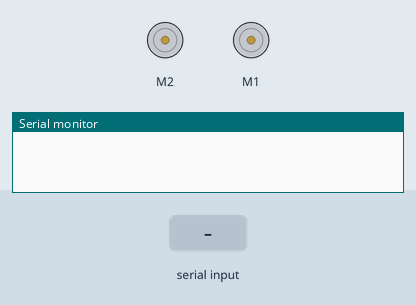
This sketch was run on a simulated Arduino Nano, built with avr-gcc and run on an emulated ATmega328P. Shown: 2 × DC motor (green arrow = forward, orange = backward, longer = faster), the last lines printed to the serial monitor. Inputs (shaded band) come from the test bench.

Above: at 1.2 s.
1.3 s: "fl\n" received over Serial
At 1.8 s:
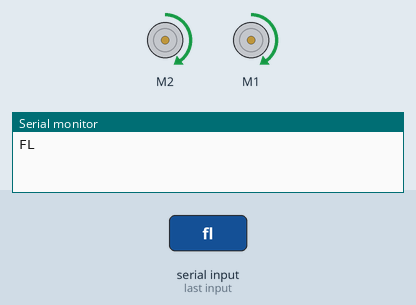
2.8 s: "b\n" received over Serial
At 4.0 s:
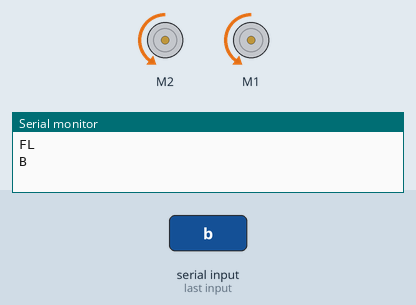
4.3 s: "l\n" received over Serial
At 4.7 s:
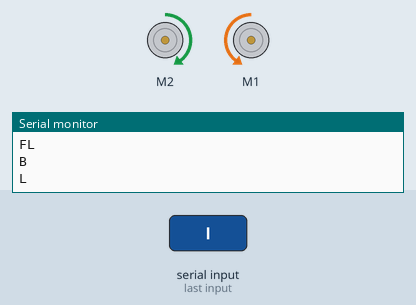
6.3 s: "r\n" received over Serial
At 6.7 s:
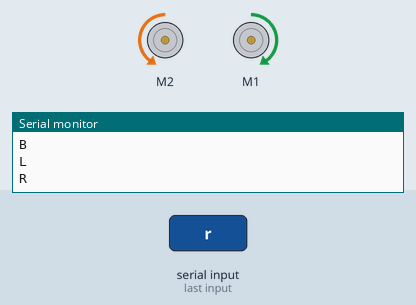
8.3 s: "s\n" received over Serial
At 9.5 s:
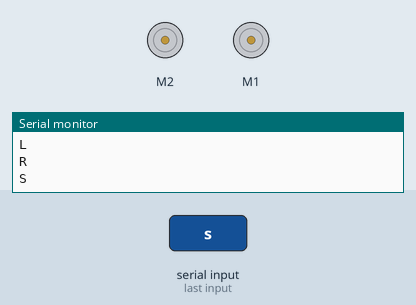
9.8 s: "f\n" received over Serial
At 10.6 s:
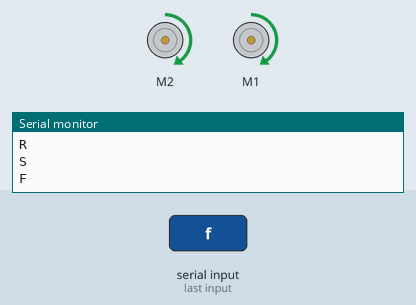
Timing chart, 0 to 12.3 s (numbered marks = the images above; inputs shaded):
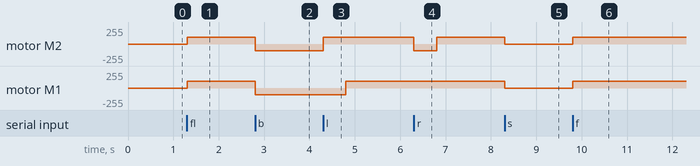

The sketch:

Exit_test_1.ino
```cpp
// Import The redbot h file
#include <RedBot.h>
// Define a macro for speed to simplify changing
// the speed of the robot wihin the code
#define SPEED 100
// Define a macro for the value of the proximity sensor reading when
// it detects a white trace
#define WHITE 50

// intiate IR Sensors
RedBotSensor Right_IR = RedBotSensor(A6);
RedBotSensor Left_IR = RedBotSensor(A7);
// intiate Motors
RedBotMotors motors;

void setup() {
  // put your setup code here, to run once:
  // Start a serial connection with baud rate 9600
  Serial.begin(9600);
}

void loop() {
  // put your main code here, to run repeatedly:
  // this part check if there is a message on the serial connection
  if (Serial.available() > 0) {
    // Read the message till you find '\n'
     String data = Serial.readStringUntil('\n');
     // if the received message is "fl" run the line follower function
     if (data == "fl"){
      line_follower();
      Serial.write("FL\n");
    }
    // if the received message is "f" move forward
    else if(data == "f"){
      forward();
      Serial.write("F\n");
    }
    // if the received message is "b" move backward
    else if(data == "b"){
      backward();
      Serial.write("B\n");
    }
    // if the received message is "l" run move left manuver
    else if(data == "l"){
      Serial.write("L\n");
      // move left for 0.5 second
      rotate_left();
      delay(500);
      // move forward for 0.5 seconds
      forward();
      delay(500);
    }
    // if the received message is "r" run move right manuver
    else if(data == "r"){
      Serial.write("R\n");
      // move right for 0.5 second
      rotate_right();
      delay(500);
      // move forward for 0.5 seconds
      forward();
      delay(500);
    }
    // if the received message is "s" stop
    else if(data == "s"){
      motors.stop();
      Serial.write("S\n");
    }
  }
}

// This function moves the robot forward
void forward(){
  motors.rightMotor(SPEED);
  motors.leftMotor(-SPEED);
}

// This function moves the robot backward
void backward(){
  motors.rightMotor(-SPEED);
  motors.leftMotor(SPEED);
}

// This function turn the robot left
void rotate_left(){
  motors.pivot(-SPEED);
}

// This function turns the robot right
void rotate_right(){
  motors.pivot(SPEED);
}


// This function makes the robot follow the black line and avoid
// the white trace
void line_follower() {
  // if both sensors read black road.
  // Move forward
  if(Right_IR.read() > WHITE && Left_IR.read() > WHITE)
    {
      forward();
    }
    // if the right sensor detects white trace and left sensor
    // detects black road.
    // Turn left
    else if(Right_IR.read() < WHITE && Left_IR.read() > WHITE)
    {
     rotate_left();
    }
    // if the right sensor detects black road and left sensor
    // detects white trace.
    // Turn right
    else if (Right_IR.read() > WHITE && Left_IR.read() < WHITE)
    {
     rotate_right();
    }
    // if both sensors detect white trace it means that the robot is
    // outside of the road.
    // Stop the robot
    else if(Right_IR.read() < WHITE && Left_IR.read() < WHITE)
    {
     motors.stop();
    }
}
```

Measured:
- after the input at 1.3 s, motor M2, motor M1: stopped → forward 99/255 at once
- after the input at 2.8 s, motor M2, motor M1: forward 99/255 → backward 99/255 at once
- after the input at 4.3 s, motor M2: backward 99/255 → forward 99/255 at once; motor M1: backward 99/255 → forward 99/255 after 0.50 s
- after the input at 6.3 s, motor M2: forward 99/255 → backward 99/255 at once, → forward 99/255 0.50 s later
- after the input at 8.3 s, motor M2, motor M1: forward 99/255 → stopped at once
- after the input at 9.8 s, motor M2, motor M1: stopped → forward 99/255 at once
